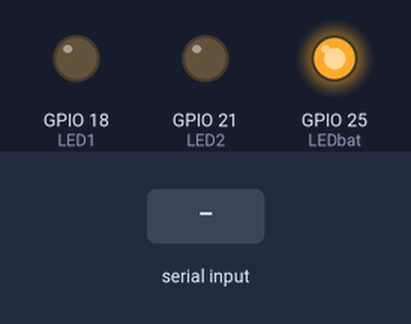
A sketch run on a simulated ESP32. Parts: output pins drawn as LEDs (lit = HIGH). Dashed ring = blinking. The inputs (shaded band) are chosen by the test bench.

Above: at 1.2 s.
1.3 s: "a" received over Serial
At 5.42 s:
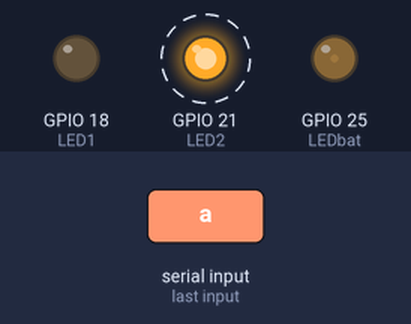
At 6.04 s:
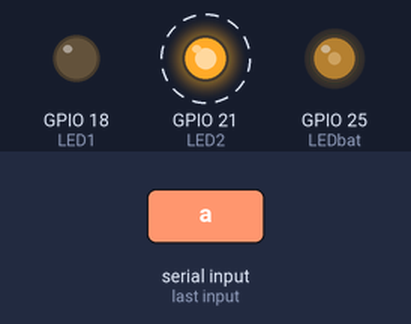
Timing chart, 0 to 8.8 s (numbered marks = the images above; inputs shaded):
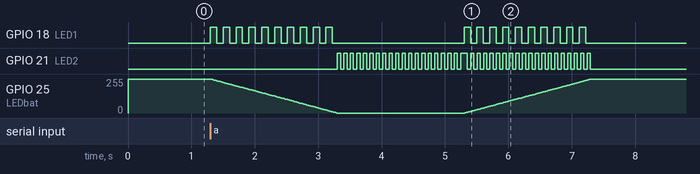

Measured:
- after the input at 1.3 s, GPIO 18 (LED1): goes 9 × (HIGH 0.10 s, LOW 0.10 s), HIGH 0.10 s, LOW 2.1 s, 9 × (HIGH 0.10 s, LOW 0.10 s), HIGH 0.10 s, then LOW, starting at once; GPIO 21 (LED2): alternates HIGH for 0.05 s and LOW for 0.05 s, 78 changes in all, then stays LOW, starting after 2.0 s

The sketch:

esp32.ino
```cpp
#define LED1 18
#define LED2 21
#define LEDbat 25
#define stateDistance 19

long duration;
float distanceCm;
#define SOUND_SPEED 0.034

#define CHARGING 'c'
#define IDLE     'i'
#define CLEANING 'l'
#define DOCKING  'd'

char state = IDLE;
bool led1State = LOW;
bool led2State = LOW;
unsigned long previousMillis1 = 0;
unsigned long previousMillis2 = 0;
unsigned long previousMillis = 0;
unsigned long currMilli;

void setup() {
  pinMode(LED1, OUTPUT);
  pinMode(LED2, OUTPUT);
  pinMode(LEDbat, OUTPUT);
  Serial.begin(115200);
  idle();
}

void idle() {
  state = IDLE;
  digitalWrite(LED1, LOW);
  led1State = LOW;
  digitalWrite(LED2, LOW);
  digitalWrite(LEDbat, HIGH);
  led2State= LOW;
  previousMillis = currMilli;
  previousMillis1 = currMilli;
  previousMillis2 = currMilli;
}

void charging() {
  state = CHARGING;
  digitalWrite(LED1, HIGH);
  led1State = HIGH;
  digitalWrite(LED2, HIGH);
  led2State = HIGH;
  previousMillis = currMilli;
  previousMillis1 = currMilli;
  previousMillis2 = currMilli;
}

void cleaning() {
  state = CLEANING;
  digitalWrite(LED1, HIGH);
  led1State = HIGH;
  digitalWrite(LED2, LOW);
  led2State = LOW;
  previousMillis = currMilli;
  previousMillis1 = currMilli;
  previousMillis2 = currMilli;
}

void docking() {
  state = DOCKING;
  digitalWrite(LED1, LOW);
  led1State = LOW;
  led2State = HIGH;
  digitalWrite(LED2, HIGH);
  digitalWrite(LEDbat, LOW);
  previousMillis = currMilli;
  previousMillis1 = currMilli;
  previousMillis2 = currMilli;
}

void loop() {
  currMilli = millis();

  if (Serial.available()) {
    char temp = Serial.read();

    if (temp == 'a') {
      switch (state) {
        case IDLE:
          cleaning();
          break;
        case CHARGING:
          cleaning();
          break;
      }
    }

    else if (temp == 'b' && state == CLEANING) {
      docking();
    }
  }

  if (currMilli - previousMillis > 2000) {
    if (state == CLEANING) {
      docking();
    }
    else if (state == DOCKING) {
      charging();
    }
    else if (state == CHARGING){
      idle();
    }
  }

  else{
    if (currMilli - previousMillis1 > 100 && (state == CLEANING || state == CHARGING)) {
      led1State = !led1State;
      digitalWrite(LED1, led1State);
      digitalWrite(LED2, led2State);
      previousMillis1 = currMilli;
    }

    if (currMilli - previousMillis2 > 50 && (state == DOCKING || state == CHARGING)) {
      led2State = !led2State;
      digitalWrite(LED2, led2State);
      digitalWrite(LED1, led1State);
      previousMillis2 = currMilli;
    }
  }

  float analog = 0.1275*(currMilli-previousMillis);
  analog = constrain(analog, 0, 255);

  switch(state){
    case CLEANING:
      dacWrite(LEDbat, 255 - analog);
      break;

    case CHARGING:
      dacWrite(LEDbat, analog);
      break;
  }
}
```
